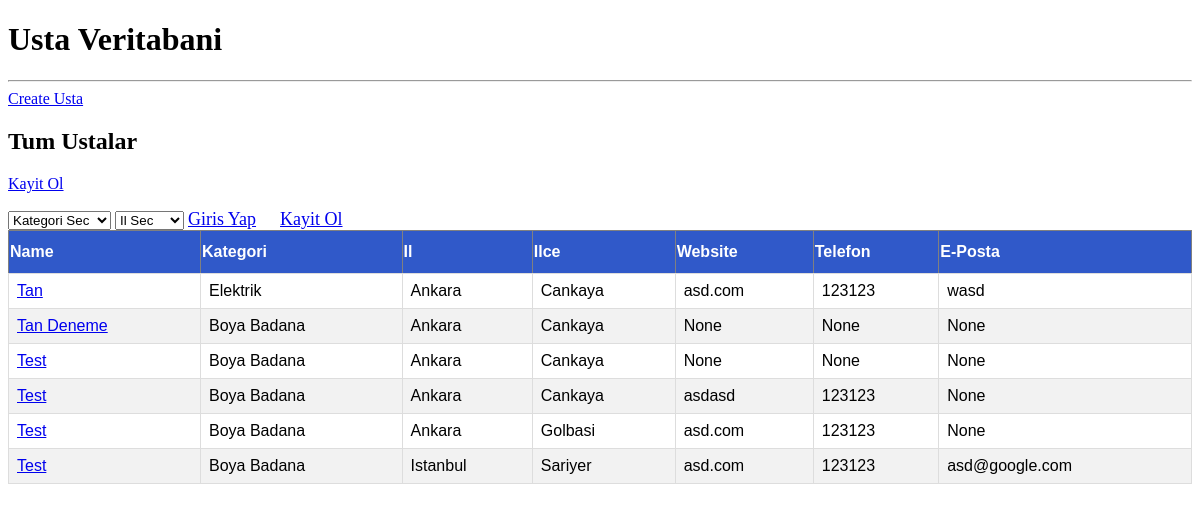
The app's page /, older data.
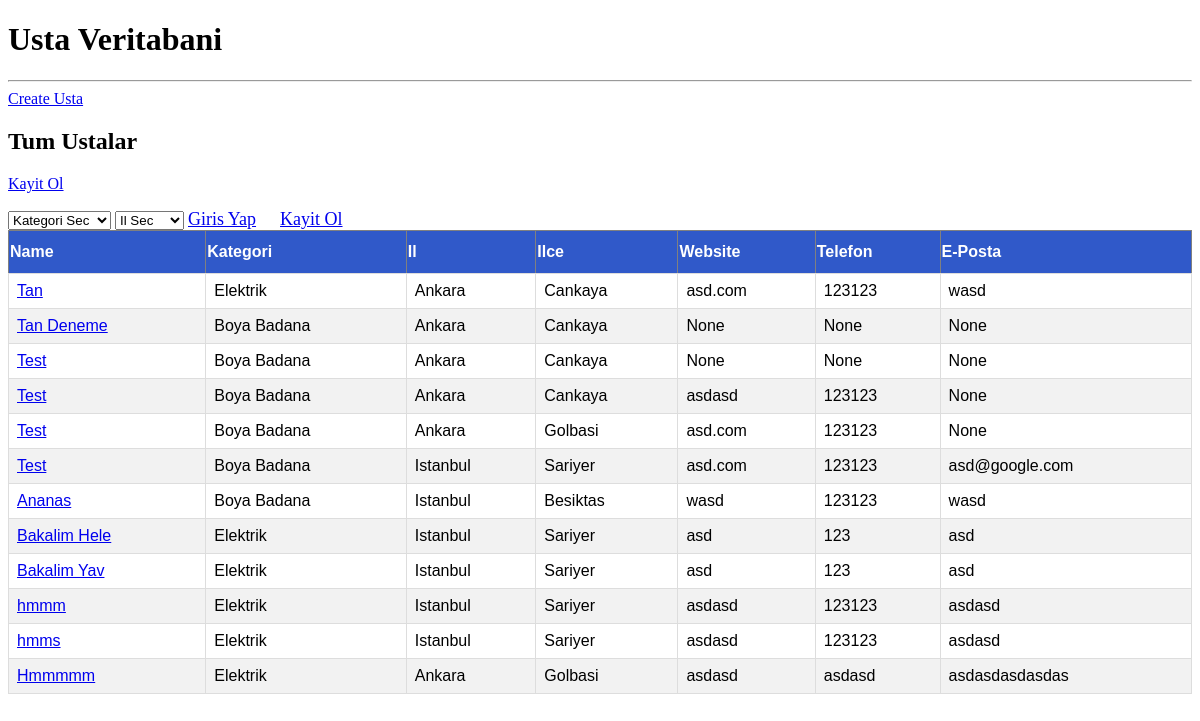
The same page, newer data.
### user/models.py (models this page shows, shortened)
class Usta(models.Model):
    user =  models.OneToOneField(User, null=True, on_delete=models.CASCADE)
    name = models.CharField(max_length=100)
    category = models.ForeignKey(Category, on_delete=models.SET_NULL, null=True)
    website = models.CharField(max_length=200, null=True)
    email = models.CharField(max_length=200, null=True)
    telefon = models.CharField(max_length=200, null=True)
    desc = models.TextField(max_length=1000, null=True)
    il = models.ForeignKey(Il, on_delete=models.SET_NULL, null=True)
    ilce = models.ForeignKey(Ilce, on_delete=models.SET_NULL, null=True)
    image = models.ImageField(default='ananas.jpg',
                              upload_to='profile_images')

class Category(models.Model):
    name = models.CharField(max_length=30)

class Il(models.Model):
    name = models.CharField(max_length=30)

class Ilce(models.Model):
    il = models.ForeignKey(Il, on_delete=models.CASCADE)
    name = models.CharField(max_length=30)

### user/views.py (the view)
# urls.py: path('', views.ustalist, name="usta"),
def ustalist(request):
    usta = Usta.objects.all()
    return render(request, 'home.html', {'usta': usta})

### user/templates/home.html (shortened to what this page needs)
{% extends 'base.html' %}
{% block content %}
<a class="btn btn-primary  btn-sm btn-block" href="{% url 'create_usta' %}">Create Usta</a>
  <h2>Tum Ustalar</h2>
  <p>
    <a href="{% url 'create_usta' %}">Kayit Ol</a>
  </p>
<select class="cl_category" id="ddlCategory">
  <option value="all">Kategori Sec </option>
</select>
<select class="cl_il" id="ddlIl">
  <option value="all">Il Sec </option>
</select>
{% if not request.user.is_authenticated %}
<span><a class="hello-msg" href="{% url 'login' %}">Giris Yap</a></span>
<span><a class="hello-msg" href="{% url 'register' %}">Kayit Ol</a></span>
{% else %}
<span class="hello-msg"> Merhaba, {{request.user}}</span>
<span><a class="hello-msg" href="{% url 'logout' %}">Cikis Yap</a></span>
{% endif %}
  <table id="table11" border="1">
    <thead>
      <tr>
        <th>Name</th>
        <th>Kategori</th>
        <th>Il</th>
        <th>Ilce</th>
        <th>Website</th>
        <th>Telefon</th>
        <th>E-Posta</th>
      </tr>
    </thead>
    <tbody>
      {% for usta in usta %}
        <tr>
          <td><a href="{% url 'create_usta' %}">{{ usta.name }}</a></td>
          <td>{{ usta.category.name }}</td>
          <td>{{ usta.il.name }}</td>
          <td>{{ usta.ilce.name }}</td>
          <td>{{ usta.website }}</td>
          <td>{{ usta.telefon }}</td>
          <td>{{ usta.email }}</td>
        </tr>
      {% empty %}
        <tr>
          <td colspan="4"> <a href="{% url 'create_usta' %}">Ilk kayit olan siz olun</a>.</td>
        </tr>
      {% endfor %}
    </tbody>
  </table>
{% endblock %}

### templates/base.html (shortened to what this page needs)
{% load static %}
<!doctype html>
  <head>
  </head>
  <body>
    <h1>Usta Veritabani</h1>
    <hr>
    {% block content %}
    {% endblock %}
  </body>
</html>

### user/templates/home.html (style rules this page uses)
.hello-msg { font-size: 18px; margin-right:20px; }
#table11 { font-family: Arial, Helvetica, sans-serif; border-collapse: collapse; width: 100%; }
#table11 td, #customers th { border: 1px solid #ddd; padding: 8px; }
#table11 tr:nth-child(even) { background-color: #f2f2f2; }
#table11 th { padding-top: 12px; padding-bottom: 12px; text-align: left; background-color: #3059c9; color: white; }

Row changes from the older to the newer data that the page shows:
added Usta: name "Ananas", category.name "Boya Badana", il.name "Istanbul", ilce.name "Besiktas", website "wasd", telefon "123123", email "wasd"
added Usta: name "Bakalim Hele", category.name "Elektrik", il.name "Istanbul", ilce.name "Sariyer", website "asd", telefon "123", email "asd"
added Usta: name "Bakalim Yav", category.name "Elektrik", il.name "Istanbul", ilce.name "Sariyer", website "asd", telefon "123", email "asd"
added Usta: name "hmmm", category.name "Elektrik", il.name "Istanbul", ilce.name "Sariyer", website "asdasd", telefon "123123", email "asdasd"
added Usta: name "hmms", category.name "Elektrik", il.name "Istanbul", ilce.name "Sariyer", website "asdasd", telefon "123123", email "asdasd"
added Usta: name "Hmmmmm", category.name "Elektrik", il.name "Ankara", ilce.name "Golbasi", website "asdasd", telefon "asdasd", email "asdasdasdasdas"
